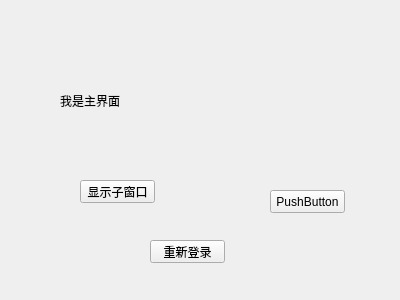
<?xml version="1.0" encoding="UTF-8"?>
<ui version="4.0">
 <class>MyWidget</class>
 <widget class="QWidget" name="MyWidget">
  <property name="geometry">
   <rect>
    <x>0</x>
    <y>0</y>
    <width>400</width>
    <height>300</height>
   </rect>
  </property>
  <property name="windowTitle">
   <string>MyWidget</string>
  </property>
  <widget class="QLabel" name="label">
   <property name="geometry">
    <rect>
     <x>60</x>
     <y>80</y>
     <width>101</width>
     <height>41</height>
    </rect>
   </property>
   <property name="text">
    <string>我是主界面</string>
   </property>
  </widget>
  <widget class="QPushButton" name="pushButton">
   <property name="geometry">
    <rect>
     <x>80</x>
     <y>180</y>
     <width>75</width>
     <height>23</height>
    </rect>
   </property>
   <property name="text">
    <string>显示子窗口</string>
   </property>
  </widget>
  <widget class="QPushButton" name="testButton">
   <property name="geometry">
    <rect>
     <x>270</x>
     <y>190</y>
     <width>75</width>
     <height>23</height>
    </rect>
   </property>
   <property name="text">
    <string>PushButton</string>
   </property>
  </widget>
  <widget class="QPushButton" name="pushTestButton">
   <property name="geometry">
    <rect>
     <x>150</x>
     <y>240</y>
     <width>75</width>
     <height>23</height>
    </rect>
   </property>
   <property name="text">
    <string>重新登录</string>
   </property>
  </widget>
 </widget>
 <layoutdefault spacing="6" margin="11"/>
 <resources/>
 <connections/>
</ui>
